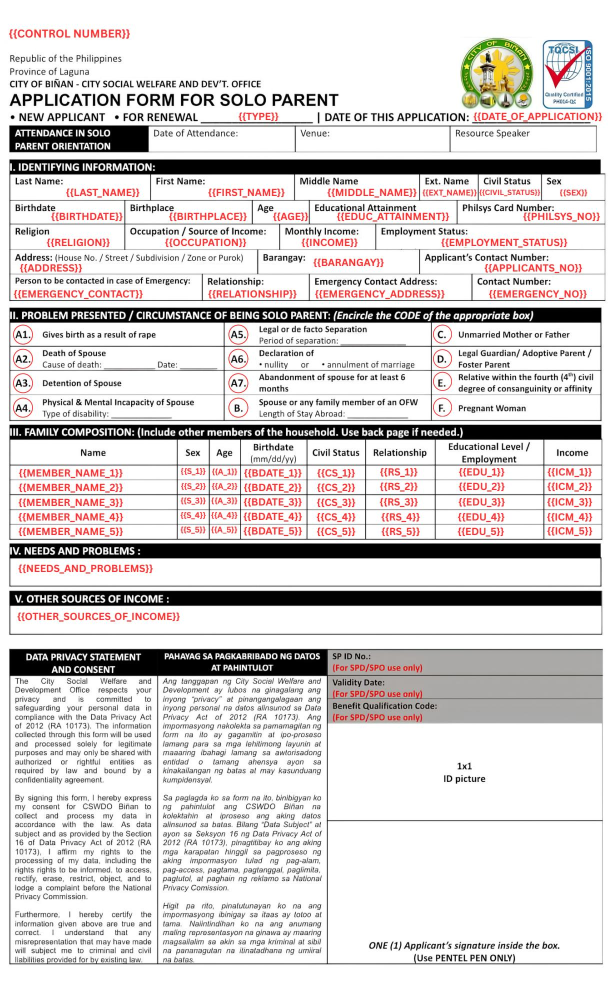
#> input picture OcrService/sample_form.jpg, 1224 x 2016 px (shown at 1/2 size)
$ python -i preprocess.py   (imports and definitions only)
#> lines starting #> are read from the running program, lines starting #| are printed output that depends on the picture; after the words box and inside, x2 and y2 are one past the last pixel; in counts of white or black regions, pixels touching at a corner belong together
#> further down, picture is the input picture: shape (2016, 1224, 3); mean B, G, R 210.9, 211.5, 215.6
import os
import cv2
import numpy as np
import base64

def crop_document_contour(image: np.ndarray) -> np.ndarray:
    """
    Detects the 4-corner boundary of a paper document in a photo
    and warps it to fit the frame, eliminating desk/camera borders.
    If no clear paper boundary exists (e.g. flatbed scan), returns original image unchanged.
    """
    if image is None or image.size == 0:
        return image
    try:
        h, w = image.shape[:2]
#> h = 2016; w = 1224
        scale = 800.0 / float(max(h, w))
#> scale = 0.397
        if scale < 1.0:
            small = cv2.resize(image, (int(w * scale), int(h * scale)), interpolation=cv2.INTER_AREA)
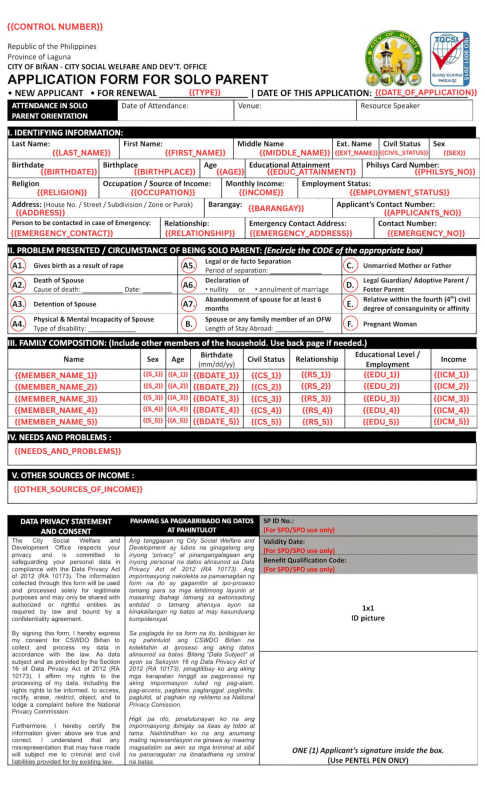
#> small: shape (800, 485, 3); mean B, G, R 210.9, 211.5, 215.6
        else:
            small = image.copy()
            scale = 1.0

        sh, sw = small.shape[:2]
#> sh = 800; sw = 485
        gray = cv2.cvtColor(small, cv2.COLOR_BGR2GRAY) if len(small.shape) == 3 else small
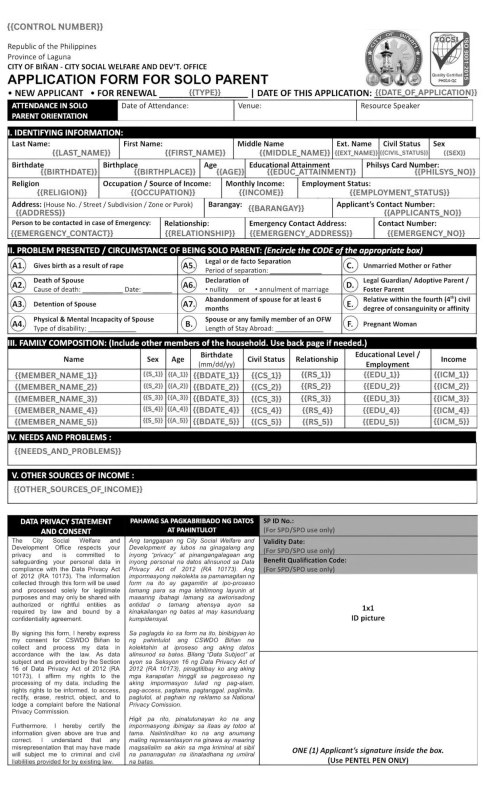
#> gray: shape (800, 485); min 0, max 255, mean 212.6
        blurred = cv2.GaussianBlur(gray, (5, 5), 0)
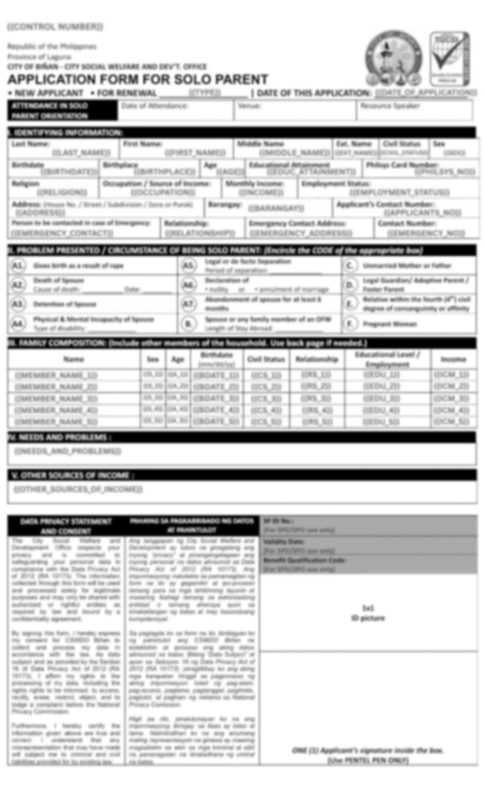
#> blurred: shape (800, 485); min 0, max 255, mean 212.7
        edged = cv2.Canny(blurred, 30, 120)
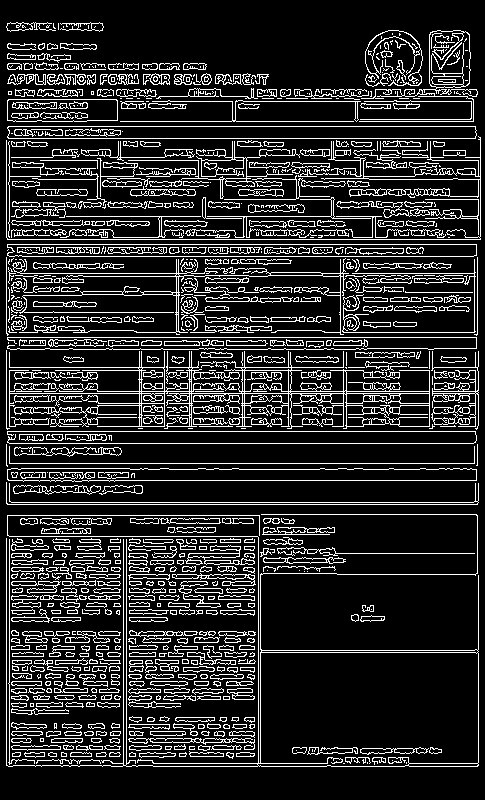
#> edged: shape (800, 485); 16.3% white in thin lines or dots
        kernel = cv2.getStructuringElement(cv2.MORPH_RECT, (5, 5))
        closed = cv2.morphologyEx(edged, cv2.MORPH_CLOSE, kernel)
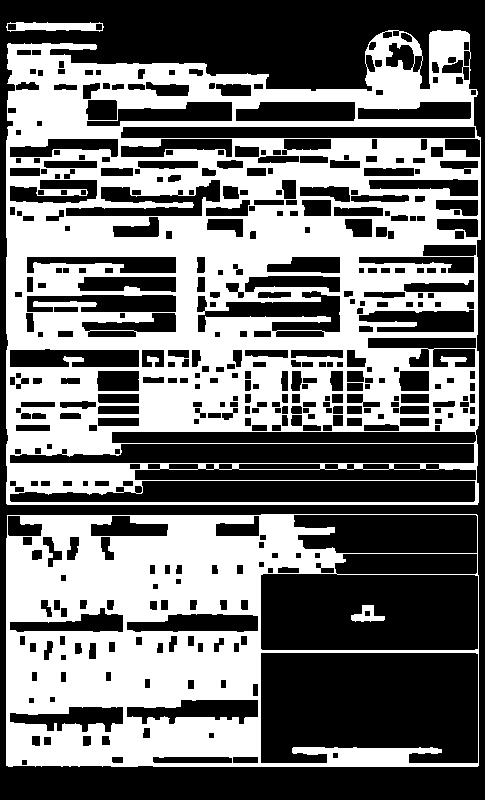
#> closed: shape (800, 485); 45.5% white; 4 white regions

        contours, _ = cv2.findContours(closed, cv2.RETR_EXTERNAL, cv2.CHAIN_APPROX_SIMPLE)
#> contours = 3 contours; box (x1, y1, x2, y2) and area: (6, 30, 481, 505) 207802, (6, 514, 479, 767) 118500, (6, 22, 104, 32) 643
        if not contours:
            return image

        contours = sorted(contours, key=cv2.contourArea, reverse=True)
        img_area = float(sh * sw)
#> img_area = 388000
        doc_pts = None

        for c in contours[:5]:
            area = cv2.contourArea(c)
            if area < 0.35 * img_area:
                continue
            peri = cv2.arcLength(c, True)
            approx = cv2.approxPolyDP(c, 0.02 * peri, True)
            if len(approx) == 4:
                doc_pts = approx.reshape(4, 2) / scale
                break
#> this loop made 3 passes
#> area on passes 2 to 3: 118500, 643
#> (area, peri) on pass 1: (207801.5, 2266.5)

        if doc_pts is None:
            return image

        pts = np.zeros((4, 2), dtype="float32")
        s = doc_pts.sum(axis=1)
        pts[0] = doc_pts[np.argmin(s)]
        pts[2] = doc_pts[np.argmax(s)]
        diff = np.diff(doc_pts, axis=1)
        pts[1] = doc_pts[np.argmin(diff)]
        pts[3] = doc_pts[np.argmax(diff)]

        (tl, tr, br, bl) = pts
        width_top = np.linalg.norm(tr - tl)
        width_bot = np.linalg.norm(br - bl)
        max_w = int(max(width_top, width_bot))

        height_left = np.linalg.norm(bl - tl)
        height_right = np.linalg.norm(br - tr)
        max_h = int(max(height_left, height_right))

        aspect = float(max_w) / float(max(1, max_h))
        if not (0.50 <= aspect <= 0.90) or max_w < 300 or max_h < 400:
            return image

        dst = np.array([
            [0, 0],
            [max_w - 1, 0],
            [max_w - 1, max_h - 1],
            [0, max_h - 1]
        ], dtype="float32")

        M = cv2.getPerspectiveTransform(pts, dst)
        warped = cv2.warpPerspective(image, M, (max_w, max_h), flags=cv2.INTER_CUBIC)
        print(f"[Document Dewarp SUCCESS] Auto-cropped paper from photo: {w}x{h} -> {max_w}x{max_h} (aspect: {aspect:.2f})")
        return warped
    except Exception as e:
        print(f"[Document Dewarp Note]: {e}")
        return image


# [224 lines left out: functions deskew, enhance_contrast, crop_roi, suppress_horizontal_lines, resize_for_ocr, preprocess_pipeline and 3 more, not called in this run]

>>> import cv2
>>> picture = cv2.imread('sample_form.jpg')
>>> result = crop_document_contour(picture)

$ run again, on OcrService/blank_emp_crop.jpg
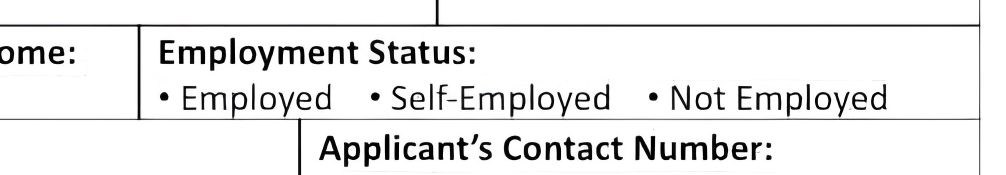
#> input picture OcrService/blank_emp_crop.jpg, 2012 x 349 px (shown at 1/2 size)
#> picture is the input picture: shape (349, 2012, 3); mean B, G, R 234.2, 234.1, 234.1
#> in crop_document_contour, `edged = cv2.Canny(blurred, 30, 120)`:
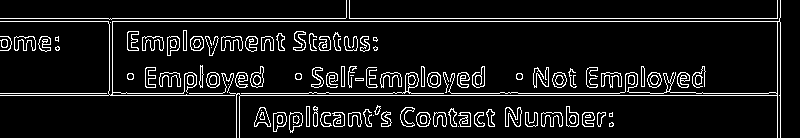
#> edged: shape (138, 800); 8.5% white in thin lines or dots
#> in crop_document_contour, `closed = cv2.morphologyEx(edged, cv2.MORPH_CLOSE, kernel)`:
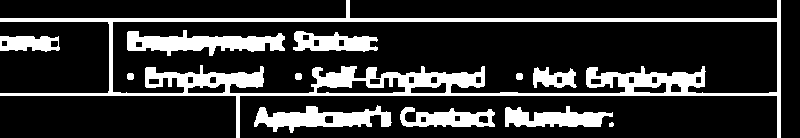
#> closed: shape (138, 800); 19.6% white; 12 white regions
#> contours = 6 contours, 1 with area under 20; largest, box (x1, y1, x2, y2) and area: (0, 0, 781, 138) 52581, (254, 105, 392, 133) 1788, (505, 106, 613, 127) 1277, (400, 107, 495, 127) 1160, (0, 36, 60, 52) 732
#> the loop in crop_document_contour, `for c in contours[:5]:` made 5 passes
#> area on passes 2 to 5: 1788, 1277, 1160, 732

$ run again, on OcrService/checkboxes_strip.jpg
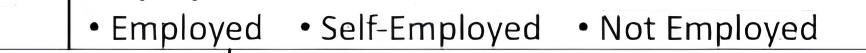
#> input picture OcrService/checkboxes_strip.jpg, 1732 x 105 px (shown at 1/2 size)
#> picture is the input picture: shape (105, 1732, 3); mean B, G, R 228.2, 228.1, 228.1
#> in crop_document_contour, `edged = cv2.Canny(blurred, 30, 120)`:
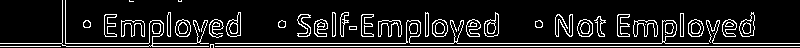
#> edged: shape (48, 800); 12.2% white in thin lines or dots
#> in crop_document_contour, `closed = cv2.morphologyEx(edged, cv2.MORPH_CLOSE, kernel)`:
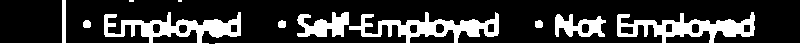
#> closed: shape (48, 800); 29.4% white; 8 white regions (2 under 20 px)
#> contours = 8 contours, 2 with area under 20; largest, box (x1, y1, x2, y2) and area: (0, 0, 800, 48) 9804, (297, 12, 349, 37) 686, (555, 14, 606, 37) 640, (83, 20, 91, 28) 44, (535, 20, 543, 28) 44, (278, 20, 286, 28) 42
#> the loop in crop_document_contour, `for c in contours[:5]:` made 5 passes
#> area on passes 1 to 5: 9803.5, 685.5, 640, 44, 43.5

$ run again, on OcrService/crop_employment.jpg
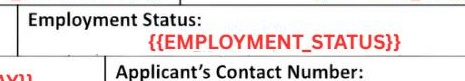
#> input picture OcrService/crop_employment.jpg, 465 x 81 px
#> picture is the input picture: shape (81, 465, 3); mean B, G, R 224.9, 225.1, 232.2
#> in crop_document_contour, `edged = cv2.Canny(blurred, 30, 120)`:
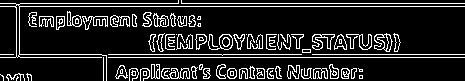
#> edged: shape (81, 465); 14.2% white in thin lines or dots
#> in crop_document_contour, `closed = cv2.morphologyEx(edged, cv2.MORPH_CLOSE, kernel)`:
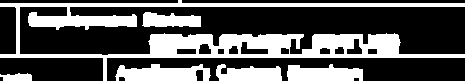
#> closed: shape (81, 465); 34.3% white; 6 white regions
#> contours = 6 contours; box (x1, y1, x2, y2) and area: (0, 0, 465, 81) 8567, (115, 64, 211, 81) 1067, (287, 64, 363, 81) 916, (216, 64, 282, 81) 752, (142, 12, 201, 27) 616, (0, 73, 32, 81) 166
#> the loop in crop_document_contour, `for c in contours[:5]:` made 5 passes
#> area on passes 1 to 5: 8567, 1067, 916, 752, 615.5
